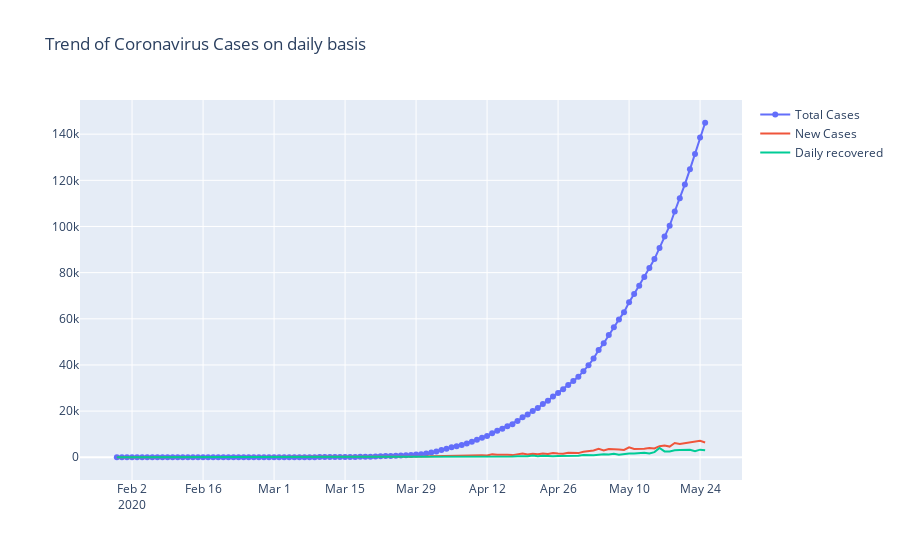

Notebook code cell kept with this figure:
### Markdown cell above
## Trend of total number of cases in India on daily basis from the 30th january

### Code cell
fig = go.Figure()
fig.add_trace(go.Scatter(x=new_daily.index, y=new_daily['totalconfirmed'],
                    mode='lines+markers',name='Total Cases'))

fig.add_trace(go.Scatter(x=new_daily.index, y=new_daily['dailyconfirmed'], 
                mode='lines',name='New Cases'))
fig.add_trace(go.Scatter(x=new_daily.index, y=new_daily['dailyrecovered'], 
                mode='lines',name='Daily recovered'))
        
    
fig.update_layout(title_text='Trend of Coronavirus Cases on daily basis')

fig.show()
